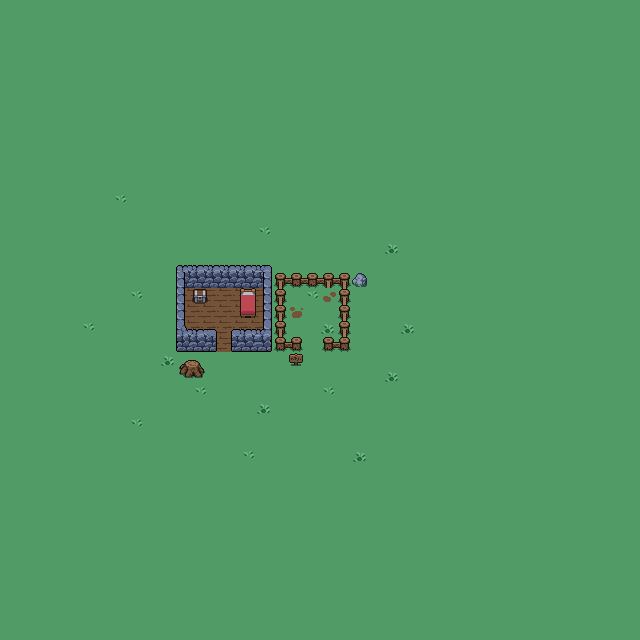

This is a level from a 2D game, rendered from its Tiled map with the project's own tilesets. A one-line summary and the map file follow, with tile-layer data summarised:
An orthogonal 40x40 tile map with 16x16 px tiles, 2 tile layers (Tile Layer 1, Tile Layer 2) and 8 objects.

<map version="1.10" tiledversion="1.10.2" orientation="orthogonal" renderorder="right-down" width="40" height="40" tilewidth="16" tileheight="16" infinite="0" nextlayerid="9" nextobjectid="68">
 <tileset firstgid="1" source="tileset2.tsx" />
 <layer id="1" name="Tile Layer 1" width="40" height="40">
  <data>[1600 cells, 1600 non-empty, 5 distinct tile ids]</data>
 </layer>
 <layer id="2" name="Tile Layer 2" width="40" height="40">
  <data>[1600 cells, 50 non-empty, 34 distinct tile ids]</data>
 </layer>
 <objectgroup id="3" name="collision">
  <object id="32" x="320" y="352">
   <polyline points="0,0 32,0 32,-80 -48,-80 -47.9966,-86.9993 -143.998,-87.0044 -144,0 -103.007,-0.000509511 -102.992,-22.9964 -131.91,-22.9986 -134.968,-27.4306 -134.994,-63.999 -128,-64 -128,-48 -112,-48 -112,-64 -80,-64 -80.0056,-33.9889 -64.0111,-34.0056 -63.995,-23.0014 -88.9899,-23.0131 -89.0089,-0.00887784 -48,0 -16,0 -16,-16 -32,-16 -32,-64 16,-64 16,-16 0,-16 0,0 0,-16" />
  </object>
  <object id="34" x="288" y="352">
   <polygon points="0,0 0.0400815,14.0734 16.0156,13.9688 16,0" />
  </object>
  <object id="41" x="179.969" y="374.031">
   <polygon points="0,0 4.875,2.9375 22.25,2.90625 25.0938,-3.1875 20.2188,-11.375 16.2813,-14.4063 7.59375,-14.4688 -0.34375,-7.90625" />
  </object>
 </objectgroup>
 <objectgroup id="7" name="gameObjects">
  <object id="64" gid="4" x="336.088" y="382.427" width="16" height="16" />
  <object id="65" gid="4" x="304" y="400" width="16" height="16" />
  <object id="66" gid="4" x="272" y="384" width="16" height="16" />
  <object id="67" gid="4" x="240" y="416" width="16" height="16" />
 </objectgroup>
 <objectgroup id="5" name="spawnLocation">
  <object id="19" x="224" y="304">
   <point />
  </object>
 </objectgroup>
</map>